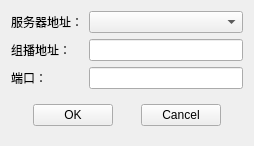
<?xml version="1.0" encoding="UTF-8"?>
<ui version="4.0">
 <class>MulticastWidget</class>
 <widget class="QWidget" name="MulticastWidget">
  <property name="geometry">
   <rect>
    <x>0</x>
    <y>0</y>
    <width>254</width>
    <height>146</height>
   </rect>
  </property>
  <property name="windowTitle">
   <string>Create UDP Multicast</string>
  </property>
  <layout class="QVBoxLayout" name="verticalLayout">
   <item>
    <layout class="QGridLayout" name="gridLayout">
     <item row="0" column="0">
      <widget class="QLabel" name="label_3">
       <property name="text">
        <string>服务器地址：</string>
       </property>
      </widget>
     </item>
     <item row="0" column="1">
      <widget class="QComboBox" name="comboBox"/>
     </item>
     <item row="1" column="0">
      <widget class="QLabel" name="label">
       <property name="text">
        <string>组播地址：</string>
       </property>
      </widget>
     </item>
     <item row="1" column="1">
      <widget class="QLineEdit" name="lineEditcMulticastAddress"/>
     </item>
     <item row="2" column="0">
      <widget class="QLabel" name="label_2">
       <property name="text">
        <string>端口：</string>
       </property>
      </widget>
     </item>
     <item row="2" column="1">
      <widget class="QLineEdit" name="lineEditPort"/>
     </item>
    </layout>
   </item>
   <item>
    <spacer name="verticalSpacer_2">
     <property name="orientation">
      <enum>Qt::Vertical</enum>
     </property>
     <property name="sizeHint" stdset="0">
      <size>
       <width>20</width>
       <height>40</height>
      </size>
     </property>
    </spacer>
   </item>
   <item>
    <layout class="QHBoxLayout" name="horizontalLayout">
     <item>
      <spacer name="horizontalSpacer">
       <property name="orientation">
        <enum>Qt::Horizontal</enum>
       </property>
       <property name="sizeHint" stdset="0">
        <size>
         <width>40</width>
         <height>20</height>
        </size>
       </property>
      </spacer>
     </item>
     <item>
      <widget class="QPushButton" name="pushButtonOk">
       <property name="text">
        <string>OK</string>
       </property>
      </widget>
     </item>
     <item>
      <spacer name="horizontalSpacer_2">
       <property name="orientation">
        <enum>Qt::Horizontal</enum>
       </property>
       <property name="sizeHint" stdset="0">
        <size>
         <width>40</width>
         <height>20</height>
        </size>
       </property>
      </spacer>
     </item>
     <item>
      <widget class="QPushButton" name="pushButtonCancel">
       <property name="text">
        <string>Cancel</string>
       </property>
      </widget>
     </item>
     <item>
      <spacer name="horizontalSpacer_3">
       <property name="orientation">
        <enum>Qt::Horizontal</enum>
       </property>
       <property name="sizeHint" stdset="0">
        <size>
         <width>40</width>
         <height>20</height>
        </size>
       </property>
      </spacer>
     </item>
    </layout>
   </item>
   <item>
    <spacer name="verticalSpacer">
     <property name="orientation">
      <enum>Qt::Vertical</enum>
     </property>
     <property name="sizeHint" stdset="0">
      <size>
       <width>20</width>
       <height>40</height>
      </size>
     </property>
    </spacer>
   </item>
  </layout>
 </widget>
 <resources/>
 <connections/>
</ui>
